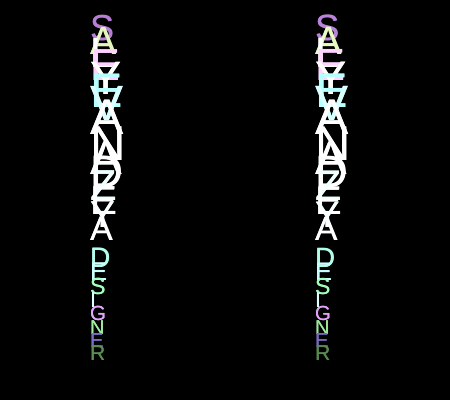
Frame 1 (no input)
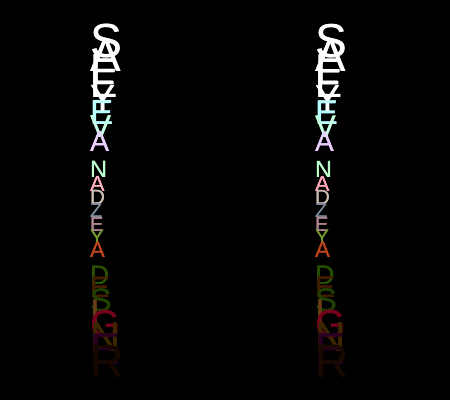
Frame 60 (no input)
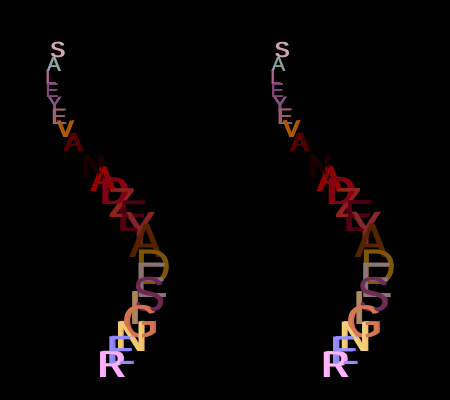
Frame 120 (the mouse pressed at the canvas centre since frame 60)

The p5.js sketch that drew these frames (run headless with seeded random() and noise() and a simulated clock; from frame 60 on, the mouse is pressed at the canvas centre):

// p5.js sketch
// ── sketch.js
let message = "SALEYEVA NADZEYA DESIGNER";
let colors = []; // Для хранения цветов букв

function setup() {
  createCanvas(450, 400);
  textSize(30);
  
  // Генерация цветов для каждой буквы
  for (let i = 0; i < message.length; i++) {
    colors.push(color(random(100, 255), random(100, 255), random(100, 255)));
  }
}

function draw() {
  background(0);
  translate(0, height*0.1); // Сдвигаем на 10% высоты холста
  // Первая группа букв (левая часть)
  translate(width*0.2, 0);
  hellix(0);
  hellix(1);
  
  // Вторая группа букв (правая часть)
  translate(width*0.5, 0);
  hellix(0.5);
  hellix(1.5);
}

function hellix(offset) {
  let yspace = height/(message.length+5);
  
  for (let i = 0; i < message.length; i++) {
    // Пропускаем пробелы
    if(message[i] === ' ') continue;
    
    let wave = sin(radians(i*12 + frameCount*2 + PI*offset));
    let waveColor = sin(radians(i*8 + frameCount*1.5 + PI*offset));
    
    // Динамические параметры
    fill(
      red(colors[i]) + waveColor*100,
      green(colors[i]) + waveColor*200,
      blue(colors[i]) + waveColor*200
    );
    textSize(35 + wave*15);
    
    // Позиция с учетом мыши
    let xPos = wave * mouseX*0.2;
    text(message[i], xPos, i*yspace + sin(radians(frameCount))*20);
  }
}

function mouseMoved() {
  // Обновляем цвета при движении мыши
  for (let i = 0; i < colors.length; i++) {
    colors[i] = color(random(100, 255), random(100, 255), random(100, 255));
  }
}
